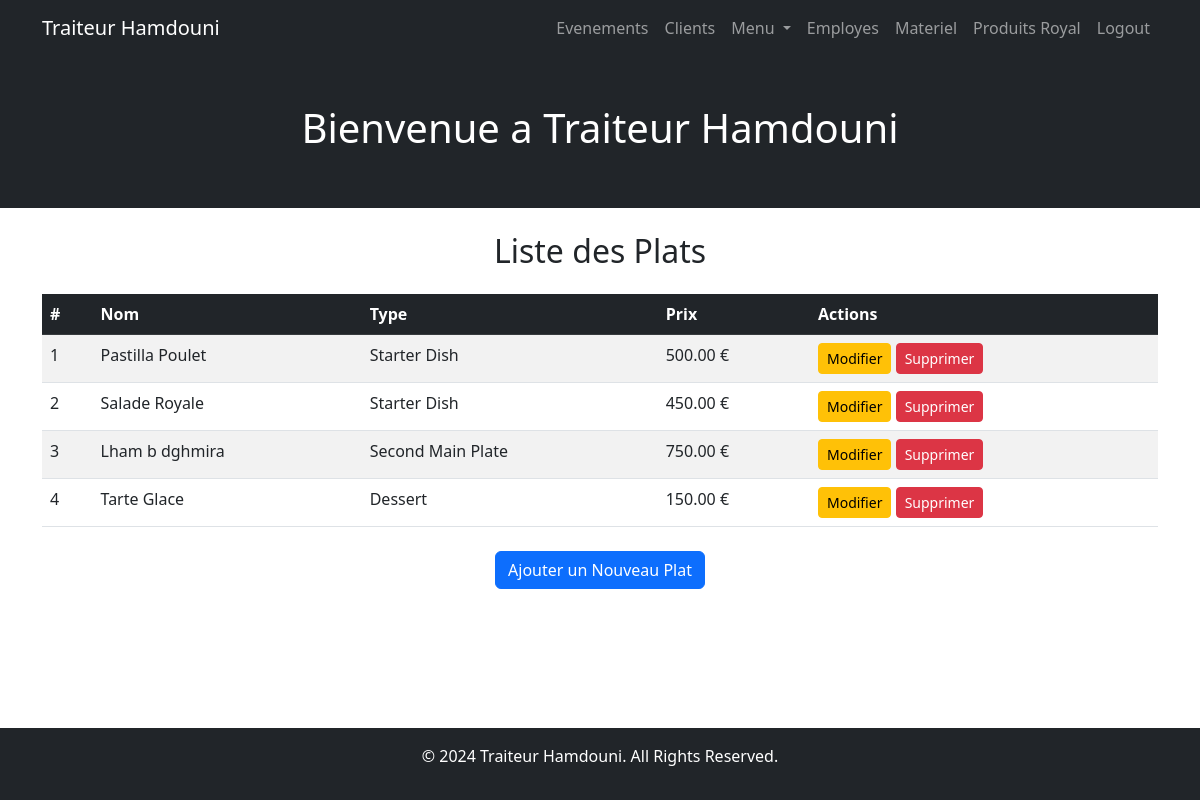
Before: /menu/dishes/ (signed in) with the older database file.
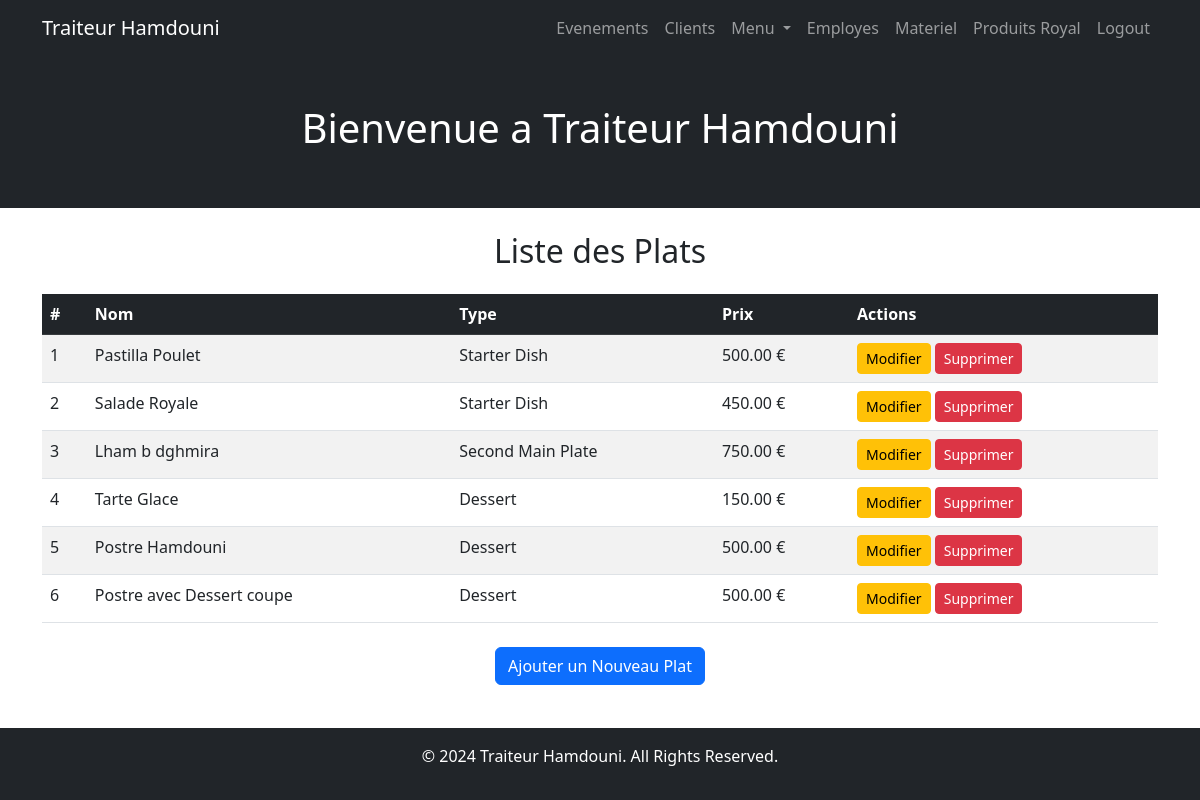
After: the same page with the newer database file.
### menu/models.py (models this page shows, shortened)
class Dish(models.Model):
    DISH_TYPES = [
        ('starter', 'Starter Dish'),
        ('first_main', 'First Main Plate'),
        ('second_main', 'Second Main Plate'),
        ('dessert', 'Dessert'),
    ]
    name = models.CharField(max_length=255, verbose_name="Dish Name")
    dish_type = models.CharField(max_length=20, choices=DISH_TYPES, verbose_name="Dish Type")
    description = models.TextField(blank=True, verbose_name="Description")
    price = models.DecimalField(max_digits=10, decimal_places=2, verbose_name="Price")

### menu/views.py (the view)
# urls.py: path('dishes/', views.dish_list, name='dish_list'),
def dish_list(request):
    dishes = Dish.objects.all()
    return render(request, 'menu/dish_list.html', {'dishes': dishes})

### menu/templates/menu/dish_list.html (shortened to what this page needs)
{% extends 'base.html' %}
{% block content %}
<h2 class="text-center">Liste des Plats</h2>
<table class="table table-striped mt-4">
    <thead class="table-dark">
        <tr>
            <th>#</th>
            <th>Nom</th>
            <th>Type</th>
            <th>Prix</th>
            <th>Actions</th>
        </tr>
    </thead>
    <tbody>
        {% for dish in dishes %}
        <tr>
            <td>{{ forloop.counter }}</td>
            <td>{{ dish.name }}</td>
            <td>{{ dish.get_dish_type_display }}</td>
            <td>{{ dish.price }} €</td>
            <td>
                <a href="{% url 'menu:edit_dish' dish.pk %}" class="btn btn-sm btn-warning">Modifier</a>
                <a href="{% url 'menu:delete_dish' dish.pk %}" class="btn btn-sm btn-danger">Supprimer</a>
            </td>
        </tr>
        {% empty %}
        <tr>
            <td colspan="5" class="text-center">Aucun plat trouvé.</td>
        </tr>
        {% endfor %}
    </tbody>
</table>
<div class="text-center mt-4">
    <a href="{% url 'menu:create_dish' %}" class="btn btn-primary">Ajouter un Nouveau Plat</a>
</div>
{% endblock %}

Changed rows visible on the page:
added Dish: name "Postre Hamdouni", dish_type "Dessert", price "500.00"
added Dish: name "Postre avec Dessert coupe", dish_type "Dessert", price "500.00"
